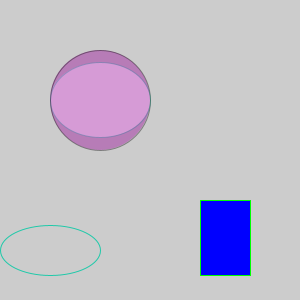
Frame 1 (no input)
Frame 60 (the mouse pressed at the canvas centre just before this capture): identical to frame 1, image omitted
Frame 120 (the mouse held since frame 60 and released just before this capture): identical to frame 1, image omitted

The Processing sketch that drew this single still picture (run headless with seeded random() and noise(); from frame 60 on, the mouse is pressed at the canvas centre):

// Processing sketch: processing_109094
// ── processing_109094.pde

void setup()
{
  size(300, 300);
  
  stroke(32, 201, 169, 128);
  ellipse(100, 100, 100, 75);

  stroke(0, 0, 0, 100);
  fill(150, 0, 150, 100);
  ellipse(100, 100, 100, 100);

  stroke(0, 255, 0);
  fill(0, 0, 255);
  rect(200, 200, 50, 75);

  noFill();
  stroke(32, 201, 169);
  ellipse(50, 250, 100, 50);
}

void draw()
{
  
}

void mousePressed()
{
  stroke(250, 250, 250);
  fill(250, 250, 250, 25);
  rect(0, 0, 300, 300);
}
